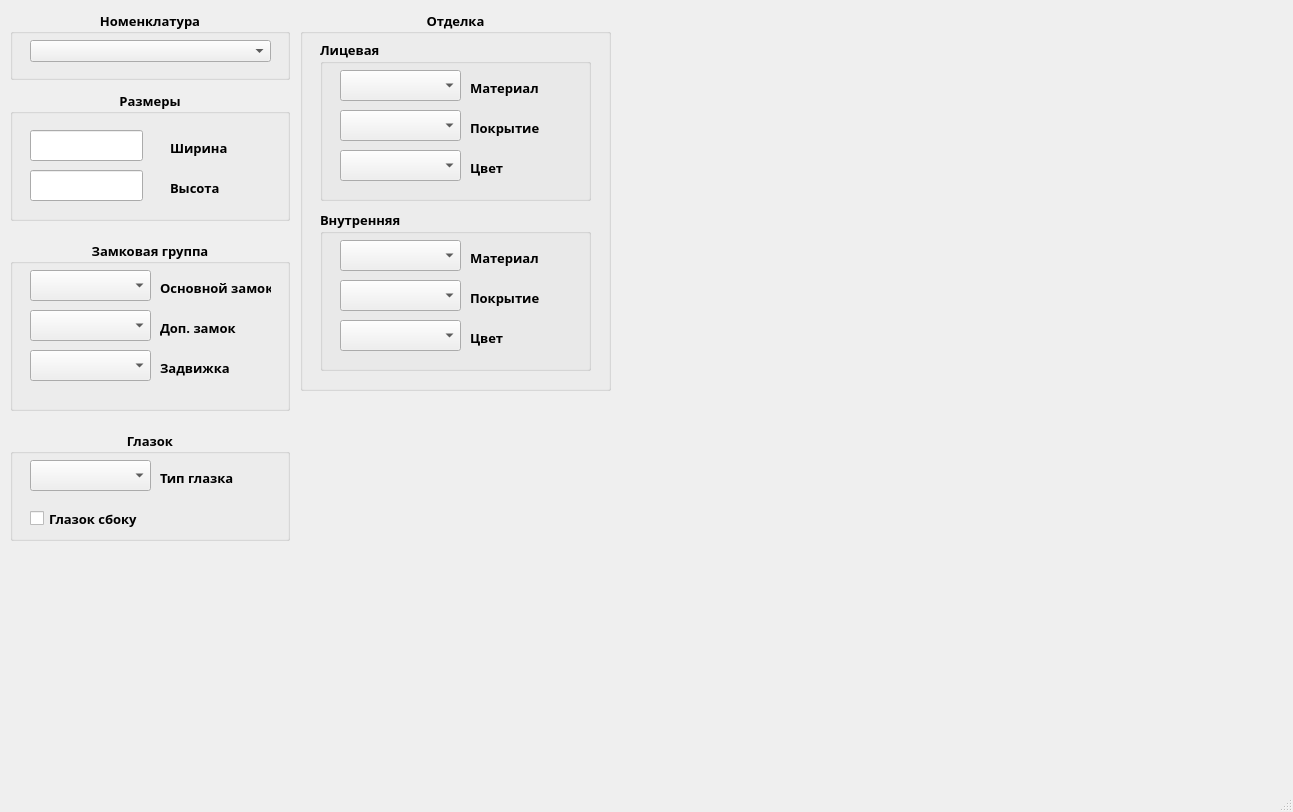
<?xml version="1.0" encoding="UTF-8"?>
<ui version="4.0">
 <class>MainWindow</class>
 <widget class="QMainWindow" name="MainWindow">
  <property name="geometry">
   <rect>
    <x>0</x>
    <y>0</y>
    <width>1293</width>
    <height>812</height>
   </rect>
  </property>
  <property name="windowTitle">
   <string>MainWindow</string>
  </property>
  <widget class="QWidget" name="centralwidget">
   <widget class="QGroupBox" name="groupBox">
    <property name="geometry">
     <rect>
      <x>10</x>
      <y>10</y>
      <width>280</width>
      <height>70</height>
     </rect>
    </property>
    <property name="font">
     <font>
      <family>Segoe UI Black</family>
      <pointsize>10</pointsize>
      <weight>75</weight>
      <bold>true</bold>
     </font>
    </property>
    <property name="title">
     <string>Номенклатура</string>
    </property>
    <property name="alignment">
     <set>Qt::AlignCenter</set>
    </property>
    <widget class="QComboBox" name="nomencloture_combo">
     <property name="geometry">
      <rect>
       <x>20</x>
       <y>30</y>
       <width>241</width>
       <height>22</height>
      </rect>
     </property>
     <property name="font">
      <font>
       <family>Segoe UI</family>
       <weight>50</weight>
       <bold>false</bold>
      </font>
     </property>
    </widget>
   </widget>
   <widget class="QGroupBox" name="groupBox_2">
    <property name="geometry">
     <rect>
      <x>10</x>
      <y>90</y>
      <width>280</width>
      <height>131</height>
     </rect>
    </property>
    <property name="font">
     <font>
      <family>Segoe UI Black</family>
      <pointsize>10</pointsize>
      <weight>75</weight>
      <bold>true</bold>
     </font>
    </property>
    <property name="title">
     <string>Размеры</string>
    </property>
    <property name="alignment">
     <set>Qt::AlignCenter</set>
    </property>
    <widget class="QLineEdit" name="width_inp">
     <property name="geometry">
      <rect>
       <x>20</x>
       <y>40</y>
       <width>113</width>
       <height>31</height>
      </rect>
     </property>
     <property name="font">
      <font>
       <family>Segoe UI</family>
       <pointsize>12</pointsize>
       <weight>50</weight>
       <bold>false</bold>
      </font>
     </property>
    </widget>
    <widget class="QLabel" name="label">
     <property name="geometry">
      <rect>
       <x>160</x>
       <y>50</y>
       <width>71</width>
       <height>16</height>
      </rect>
     </property>
     <property name="text">
      <string>Ширина</string>
     </property>
    </widget>
    <widget class="QLineEdit" name="height_inp">
     <property name="geometry">
      <rect>
       <x>20</x>
       <y>80</y>
       <width>113</width>
       <height>31</height>
      </rect>
     </property>
     <property name="font">
      <font>
       <family>Segoe UI</family>
       <pointsize>12</pointsize>
       <weight>50</weight>
       <bold>false</bold>
      </font>
     </property>
     <property name="text">
      <string/>
     </property>
    </widget>
    <widget class="QLabel" name="label_2">
     <property name="geometry">
      <rect>
       <x>160</x>
       <y>90</y>
       <width>71</width>
       <height>16</height>
      </rect>
     </property>
     <property name="text">
      <string>Высота</string>
     </property>
    </widget>
   </widget>
   <widget class="QGroupBox" name="groupBox_3">
    <property name="geometry">
     <rect>
      <x>10</x>
      <y>240</y>
      <width>280</width>
      <height>171</height>
     </rect>
    </property>
    <property name="font">
     <font>
      <family>Segoe UI Black</family>
      <pointsize>10</pointsize>
      <weight>75</weight>
      <bold>true</bold>
     </font>
    </property>
    <property name="title">
     <string>Замковая группа</string>
    </property>
    <property name="alignment">
     <set>Qt::AlignCenter</set>
    </property>
    <widget class="QComboBox" name="main_lock">
     <property name="geometry">
      <rect>
       <x>20</x>
       <y>30</y>
       <width>121</width>
       <height>31</height>
      </rect>
     </property>
    </widget>
    <widget class="QLabel" name="label_4">
     <property name="geometry">
      <rect>
       <x>150</x>
       <y>40</y>
       <width>111</width>
       <height>16</height>
      </rect>
     </property>
     <property name="text">
      <string>Основной замок</string>
     </property>
    </widget>
    <widget class="QLabel" name="adv_lock">
     <property name="geometry">
      <rect>
       <x>150</x>
       <y>80</y>
       <width>111</width>
       <height>16</height>
      </rect>
     </property>
     <property name="text">
      <string>Доп. замок</string>
     </property>
    </widget>
    <widget class="QComboBox" name="comboBox_3">
     <property name="geometry">
      <rect>
       <x>20</x>
       <y>70</y>
       <width>121</width>
       <height>31</height>
      </rect>
     </property>
    </widget>
    <widget class="QLabel" name="latch">
     <property name="geometry">
      <rect>
       <x>150</x>
       <y>120</y>
       <width>111</width>
       <height>16</height>
      </rect>
     </property>
     <property name="text">
      <string>Задвижка</string>
     </property>
    </widget>
    <widget class="QComboBox" name="comboBox_4">
     <property name="geometry">
      <rect>
       <x>20</x>
       <y>110</y>
       <width>121</width>
       <height>31</height>
      </rect>
     </property>
    </widget>
   </widget>
   <widget class="QGroupBox" name="groupBox_4">
    <property name="geometry">
     <rect>
      <x>10</x>
      <y>430</y>
      <width>280</width>
      <height>111</height>
     </rect>
    </property>
    <property name="font">
     <font>
      <family>Segoe UI Black</family>
      <pointsize>10</pointsize>
      <weight>75</weight>
      <bold>true</bold>
     </font>
    </property>
    <property name="title">
     <string>Глазок</string>
    </property>
    <property name="alignment">
     <set>Qt::AlignCenter</set>
    </property>
    <widget class="QComboBox" name="peep">
     <property name="geometry">
      <rect>
       <x>20</x>
       <y>30</y>
       <width>121</width>
       <height>31</height>
      </rect>
     </property>
    </widget>
    <widget class="QLabel" name="latch_2">
     <property name="geometry">
      <rect>
       <x>150</x>
       <y>40</y>
       <width>111</width>
       <height>16</height>
      </rect>
     </property>
     <property name="text">
      <string>Тип глазка</string>
     </property>
    </widget>
    <widget class="QCheckBox" name="peep_offset">
     <property name="geometry">
      <rect>
       <x>20</x>
       <y>80</y>
       <width>181</width>
       <height>17</height>
      </rect>
     </property>
     <property name="text">
      <string>Глазок сбоку</string>
     </property>
    </widget>
   </widget>
   <widget class="QGroupBox" name="groupBox_5">
    <property name="geometry">
     <rect>
      <x>300</x>
      <y>10</y>
      <width>311</width>
      <height>381</height>
     </rect>
    </property>
    <property name="font">
     <font>
      <family>Segoe UI Black</family>
      <pointsize>10</pointsize>
      <weight>75</weight>
      <bold>true</bold>
     </font>
    </property>
    <property name="title">
     <string>Отделка</string>
    </property>
    <property name="alignment">
     <set>Qt::AlignCenter</set>
    </property>
    <widget class="QGroupBox" name="groupBox_6">
     <property name="geometry">
      <rect>
       <x>20</x>
       <y>30</y>
       <width>271</width>
       <height>161</height>
      </rect>
     </property>
     <property name="title">
      <string>Лицевая</string>
     </property>
     <widget class="QLabel" name="latch_3">
      <property name="geometry">
       <rect>
        <x>150</x>
        <y>40</y>
        <width>111</width>
        <height>16</height>
       </rect>
      </property>
      <property name="font">
       <font>
        <family>Segoe UI Black</family>
        <weight>75</weight>
        <bold>true</bold>
       </font>
      </property>
      <property name="text">
       <string>Материал</string>
      </property>
     </widget>
     <widget class="QComboBox" name="out_material">
      <property name="geometry">
       <rect>
        <x>20</x>
        <y>30</y>
        <width>121</width>
        <height>31</height>
       </rect>
      </property>
     </widget>
     <widget class="QComboBox" name="out_coating">
      <property name="geometry">
       <rect>
        <x>20</x>
        <y>70</y>
        <width>121</width>
        <height>31</height>
       </rect>
      </property>
     </widget>
     <widget class="QLabel" name="latch_4">
      <property name="geometry">
       <rect>
        <x>150</x>
        <y>80</y>
        <width>111</width>
        <height>16</height>
       </rect>
      </property>
      <property name="font">
       <font>
        <family>Segoe UI Black</family>
        <weight>75</weight>
        <bold>true</bold>
       </font>
      </property>
      <property name="text">
       <string>Покрытие</string>
      </property>
     </widget>
     <widget class="QComboBox" name="out_color">
      <property name="geometry">
       <rect>
        <x>20</x>
        <y>110</y>
        <width>121</width>
        <height>31</height>
       </rect>
      </property>
     </widget>
     <widget class="QLabel" name="latch_5">
      <property name="geometry">
       <rect>
        <x>150</x>
        <y>120</y>
        <width>111</width>
        <height>16</height>
       </rect>
      </property>
      <property name="font">
       <font>
        <family>Segoe UI Black</family>
        <weight>75</weight>
        <bold>true</bold>
       </font>
      </property>
      <property name="text">
       <string>Цвет</string>
      </property>
     </widget>
    </widget>
    <widget class="QGroupBox" name="groupBox_7">
     <property name="geometry">
      <rect>
       <x>20</x>
       <y>200</y>
       <width>271</width>
       <height>161</height>
      </rect>
     </property>
     <property name="title">
      <string>Внутренняя</string>
     </property>
     <widget class="QLabel" name="latch_6">
      <property name="geometry">
       <rect>
        <x>150</x>
        <y>40</y>
        <width>111</width>
        <height>16</height>
       </rect>
      </property>
      <property name="font">
       <font>
        <family>Segoe UI Black</family>
        <weight>75</weight>
        <bold>true</bold>
       </font>
      </property>
      <property name="text">
       <string>Материал</string>
      </property>
     </widget>
     <widget class="QComboBox" name="in_material">
      <property name="geometry">
       <rect>
        <x>20</x>
        <y>30</y>
        <width>121</width>
        <height>31</height>
       </rect>
      </property>
     </widget>
     <widget class="QComboBox" name="in_coating">
      <property name="geometry">
       <rect>
        <x>20</x>
        <y>70</y>
        <width>121</width>
        <height>31</height>
       </rect>
      </property>
     </widget>
     <widget class="QLabel" name="latch_7">
      <property name="geometry">
       <rect>
        <x>150</x>
        <y>80</y>
        <width>111</width>
        <height>16</height>
       </rect>
      </property>
      <property name="font">
       <font>
        <family>Segoe UI Black</family>
        <weight>75</weight>
        <bold>true</bold>
       </font>
      </property>
      <property name="text">
       <string>Покрытие</string>
      </property>
     </widget>
     <widget class="QComboBox" name="in_color">
      <property name="geometry">
       <rect>
        <x>20</x>
        <y>110</y>
        <width>121</width>
        <height>31</height>
       </rect>
      </property>
     </widget>
     <widget class="QLabel" name="latch_8">
      <property name="geometry">
       <rect>
        <x>150</x>
        <y>120</y>
        <width>111</width>
        <height>16</height>
       </rect>
      </property>
      <property name="font">
       <font>
        <family>Segoe UI Black</family>
        <weight>75</weight>
        <bold>true</bold>
       </font>
      </property>
      <property name="text">
       <string>Цвет</string>
      </property>
     </widget>
    </widget>
   </widget>
  </widget>
  <widget class="QStatusBar" name="statusbar"/>
 </widget>
 <resources/>
 <connections/>
</ui>
